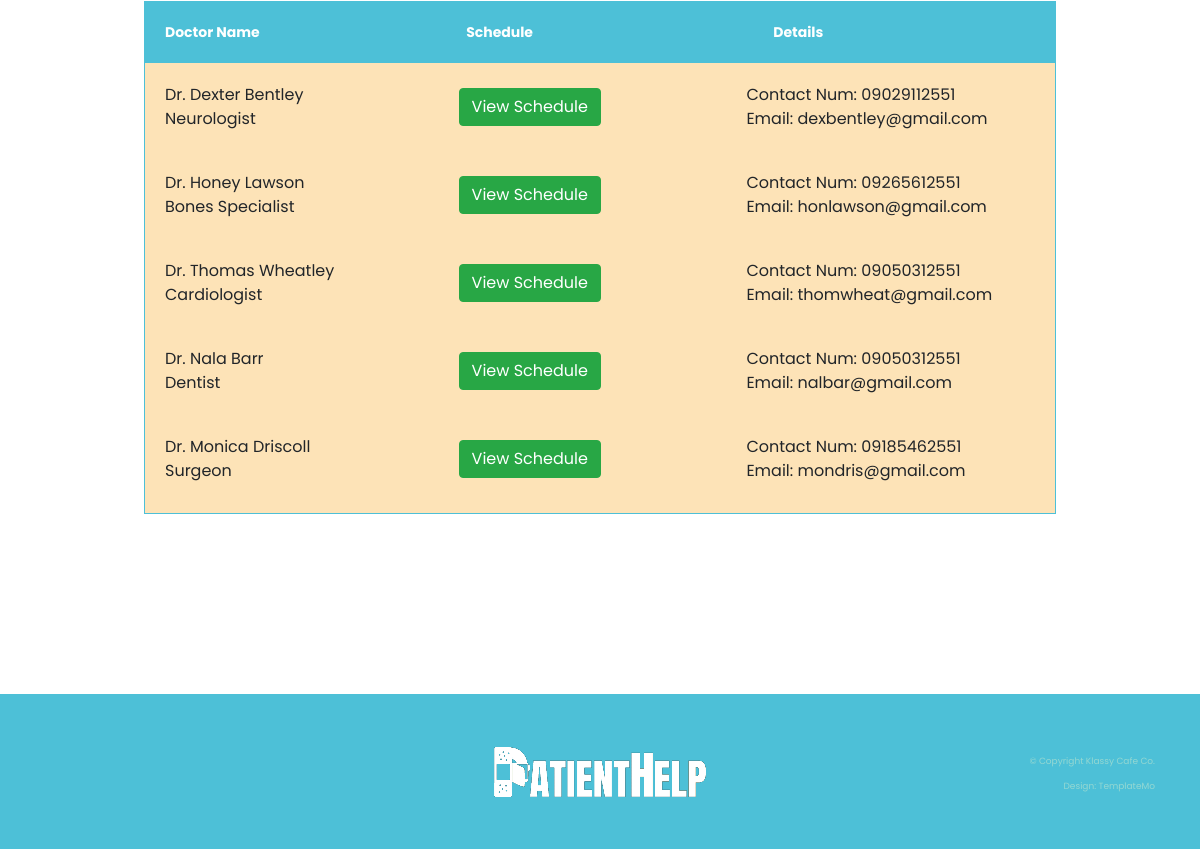
Before: /web_patient/view_appointment.php (signed in, lower part) with the older database file.
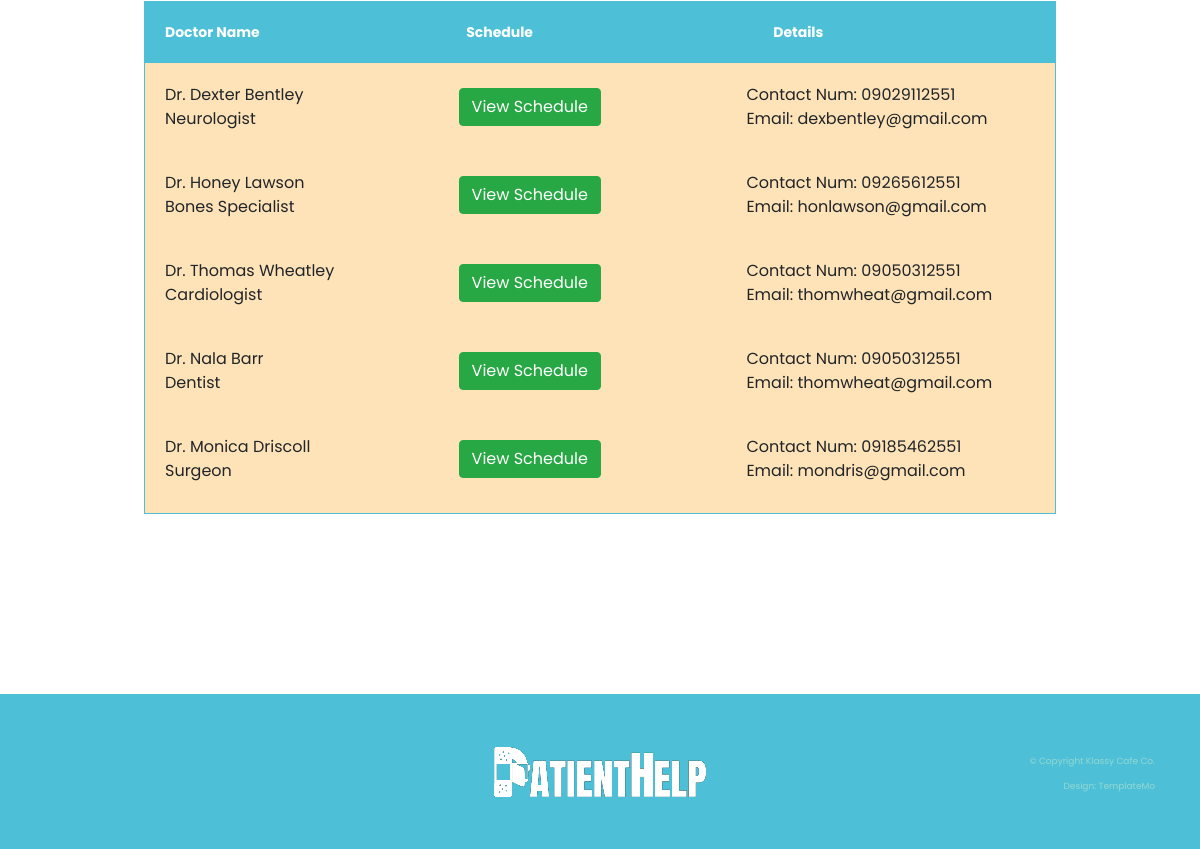
After: the same page with the newer database file.
### tables this page shows
CREATE TABLE `doctor` (
  `doctor_id` int(11) NOT NULL,
  `username` varchar(50) NOT NULL,
  `password` varchar(50) NOT NULL,
  `fname` varchar(50) NOT NULL,
  `lname` varchar(50) NOT NULL,
  `contact_num` varchar(15) NOT NULL,
  `email` varchar(60) NOT NULL,
  `address_line1` varchar(95) NOT NULL,
  `address_line2` varchar(95) NOT NULL,
  `address_city` varchar(35) NOT NULL,
  `address_state` varchar(30) NOT NULL,
  `zip_code` varchar(6) NOT NULL,
  `creation_date` varchar(30) NOT NULL,
  `spec_detail` varchar(30) NOT NULL,
  `admin_id` int(11) NOT NULL
);

### web_patient/view_appointment.php (the view, shortened to what this page needs)
<?php
    if (isset($_SESSION['username'])) {
        $db_server ="sql107.epizy.com";
		$db_username ="epiz_27937498";
		$db_password ="IA8QyYIzOeKC";
		$db_name ="epiz_27937498_patient_care";
		$con = mysqli_connect($db_server, $db_username, $db_password, $db_name) or die(mysqli_error());
    }
    else {
        header("location: ../index.html");
    }
?>
<!DOCTYPE html>
<html lang="en">
  <head>
    <link rel="stylesheet" type="text/css" href="../css/bootstrap.min.css">
    <link rel="stylesheet" type="text/css" href="../css/font-awesome.css">
    <link rel="stylesheet" href="../css/templatemo-klassy-cafe.css">
    <link rel="stylesheet" href="../css/owl-carousel.css">
    <link rel="stylesheet" href="../css/lightbox.css">
	<link rel="stylesheet" href="../css/tempcss.css">
	</head>
    <body>
    <section class="section" id="ourteam">
        <div class="container respoTable">
            <div class="row">
				<table class="fixedHeader viewTable" id="myTable">
					<thead>
                    <tr>
                        <th>Doctor Name</th>
                        <th>Schedule</th>
                        <th>Details</th>
                    </tr>
					</thead>
					<tbody>
					<?php
                        $query = mysqli_query($con, "select * from doctor order by doctor_id asc");
                        while($row = mysqli_fetch_array($query)) {
                    ?>
                            <tr>
                                <td><?php echo "Dr. " . $row['fname'] . " " . $row['lname'] . "<br>" . $row['spec_detail'] ?></td>
                                <td><a href='javascript:void(0)' class="btn btn-success get_id" data-id='<?php echo $row["doctor_id"] ?>' data-toggle="modal" data-target="#myModal">View Schedule</a></td>
                                <td><?php echo "Contact Num: " . $row['contact_num'] . "<br>Email: " . $row['email'] ?> </td>
                            </tr>
                    <?php
                        }
                    ?>
					</tbody>
				</table>
			</div>
        </div>
    </section>
    <footer>
        <div class="container">
            <div class="row">
                <div class="col-lg-4 col-xs-12">
                </div>
                <div class="col-lg-4">
                    <div class="logo">
                        <a href="index_patient.php"><img src="../images/white-logo.png" alt=""></a>
                    </div>
                </div>
                <div class="col-lg-4 col-xs-12">
                    <div class="left-text-content">
                        <p>© Copyright Klassy Cafe Co.
                        <br>Design: TemplateMo</p>
                    </div>
                </div>
            </div>
        </div>
    </footer>
  </body>
</html>

Changed rows visible on the page:
changed doctor "Nala": email "nalbar@gmail.com" → "thomwheat@gmail.com"
